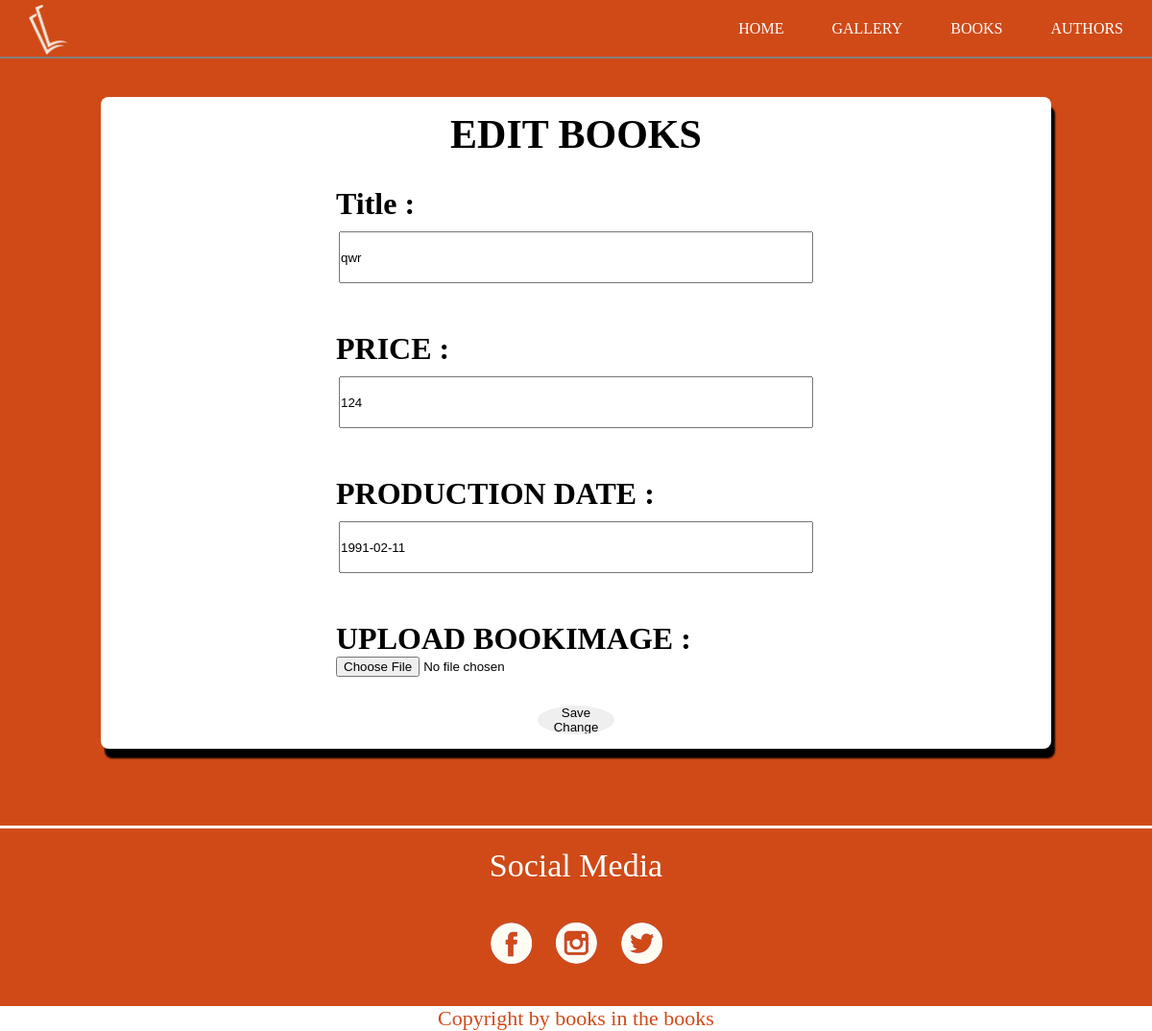
/modify.php?id=108, run on the app's committed database.
### tables this page shows
CREATE TABLE `books` (
  `id` int(11) NOT NULL,
  `title` varchar(50) NOT NULL,
  `price` int(11) NOT NULL,
  `Producte_Date` date NOT NULL,
  `Image` varchar(50) NOT NULL
);

### modify.php (the view, shortened to what this page needs)
<?php
    include('db_connect.php');
    if(isset($_GET['id']))
    {
        $id = $_GET['id'];
        $sql = "SELECT * FROM books WHERE id=$id";
        $res = mysqli_query($connect,$sql);
        $books = mysqli_fetch_assoc($res);
    }
?>
<!DOCTYPE html>
<html lang="en">
<head>
    <link rel="stylesheet" href="css/gallery.css">
    <link rel="stylesheet" href="css/style.css">
</head>
<body>
            <header>
<div class="logo">
    <img src="images/logo.png" alt="logo" class="lg">
</div>
<nav>
    <ul>
        <li class="disable"> <a href="Home/index.html">HOME</a></li>
        <li class="disable"> <a href="gallery.php">GALLERY</a></li>
        <li class="disable"> <a href="index.php">BOOKS</a></li>
        <li class="disable"> <a href="authors.php">AUTHORS</a></li>
    </ul>
</nav>
</header>
    <form action="modify.php?id=<?php echo $id ?>" method="post">
    <div class="gen">
        <div class="title">
            <h1 class="add" >EDIT BOOKS</h1>
        </div>
        <div class="first">
            <h1 class="tl">Title : </h1>
        <input type="text" name="name" id="input_title" value="<?php echo $books['title'] ?>">
        </div>
        <div class="second">
            <h1 class="price">PRICE : </h1>
        <input type="text" name="price" id="input_price" value="<?php echo $books['price'] ?>">
        </div>
        <div class="third">
            <h1 class="pd_date">PRODUCTION DATE : </h1>
        <input type="text" name="pd_date" id="input_date" value="<?php echo $books['Producte_Date'] ?>">
        </div>
        <div class="fourd">
            <h1 class="UPLOAD_BOOKS">UPLOAD BOOKIMAGE : </h1>
            <form class="form" action="#">
                <input type="file" name="input_upload" id="input_upload" value="<?php echo $books['Image'] ?>">
            </form>
        </div>
        <div class="icon">
            <button class="add" name="add" value="">Save Change</button>
        </div>
    </div>
    </form>
    <footer>
      <div class="para">
      <p class="s-media">Social Media</p>
      </div>
      <div class="icons">
      <a href="#"><img src="images/facebook.png" alt="facebook"  class="social-media"></a>
        <a href="#"><img src="images/instagram.png" alt="instagram" class="social-media"></a>
        <a href="#"><img src="images/Twitter.png" alt="twitter" class="social-media"></a>
      </div>
    </footer>
    <p class="copyright">Copyright by books in the books</p>
</body>
</html>

### css/gallery.css (style rules this page uses)
* { margin: 0; padding: 0; overflow-x: hidden; }
footer { border-top: 3px solid white; display: -webkit-box; display: -ms-flexbox; display: flex; width: 100%; margin: 40px auto; -webkit-box-orient: vertical; -webkit-box-direction: normal; -ms-flex-direction: column; flex-direction: column; color: white; gap: 20px; }
footer .para { margin: 20px auto; font-size: 34px; }
footer .icons { display: -webkit-box; display: -ms-flexbox; display: flex; -webkit-box-pack: center; -ms-flex-pack: center; justify-content: center; gap: 25px; }
.copyright { background-color: white; color: #D04A18; text-align: center; font-size: 22px; }

### css/style.css (style rules this page uses)
* { margin: 0; padding: 0; }
body { background-color: #D04A18; }
header { display: -webkit-box; display: -ms-flexbox; display: flex; width: 100%; min-height: 3.7rem; -webkit-box-pack: justify; -ms-flex-pack: justify; justify-content: space-between; background-color: #D04A18; color: white; -webkit-box-align: center; -ms-flex-align: center; align-items: center; border-bottom: 2px solid grey; }
header .logo { margin: 0px 30px; max-width: 40px; max-height: 50px; overflow-x: visible; }
header .logo .lg { width: 100%; }
header nav { margin: 0px 30px; }
header ul { display: -webkit-box; display: -ms-flexbox; display: flex; list-style: none; gap: 50px; }
header ul a { text-decoration: none; color: white; }
.gen { display: -webkit-box; display: -ms-flexbox; display: flex; -webkit-box-orient: vertical; -webkit-box-direction: normal; -ms-flex-direction: column; flex-direction: column; width: 80%; gap: 20px; background-color: white; -webkit-box-align: center; -ms-flex-align: center; align-items: center; margin: 40px auto; border-radius: 8px; -webkit-box-shadow: 4px 10px 2px black; box-shadow: 4px 10px 2px black; padding: 15px; }
.gen .title { text-align: center; }
.gen .title .add { font-size: 42px; }
.gen .first, .gen .second, .gen .third, .gen .fourd, .gen .five { display: -webkit-box; display: -ms-flexbox; display: flex; -webkit-box-orient: vertical; -webkit-box-direction: normal; -ms-flex-direction: column; flex-direction: column; margin: 10px; }
.gen .first .tl, .gen .first .price, .gen .first .pd_date, .gen .first .UPLOAD_BOOKS, .gen .first .authors, .gen .second .tl, .gen .second .price, .gen .second .pd_date, .gen .second .UPLOAD_BOOKS, .gen .second .authors, .gen .third .tl, .gen .third .price, .gen .third .pd_date, .gen .third .UPLOAD_BOOKS, .gen .third .authors, .gen .fourd .tl, .gen .fourd .price, .gen .fourd .pd_date, .gen .fourd .UPLOAD_BOOKS, .gen .fourd .authors, .gen .five .tl, .gen .five .price, .gen .five .pd_date, .gen .five .UPLOAD_BOOKS, .gen .five .authors { width: 500px; margin-left: 10px auto; }
.gen .first #input_title, .gen .first #input_price, .gen .first #input_date, .gen .first #selectAuthors, .gen .second #input_title, .gen .second #input_price, .gen .second #input_date, .gen .second #selectAuthors, .gen .third #input_title, .gen .third #input_price, .gen .third #input_date, .gen .third #selectAuthors, .gen .fourd #input_title, .gen .fourd #input_price, .gen .fourd #input_date, .gen .fourd #selectAuthors, .gen .five #input_title, .gen .five #input_price, .gen .five #input_date, .gen .five #selectAuthors { min-height: 50px; margin: 10px auto; width: 490px; }
.gen .icon { width: 80px; display: -webkit-box; display: -ms-flexbox; display: flex; }
.gen .icon button { border-radius: 50%; border: none; cursor: pointer; }

### data on the page
books: name "qwr", price "124", pd_date "1991-02-11"
